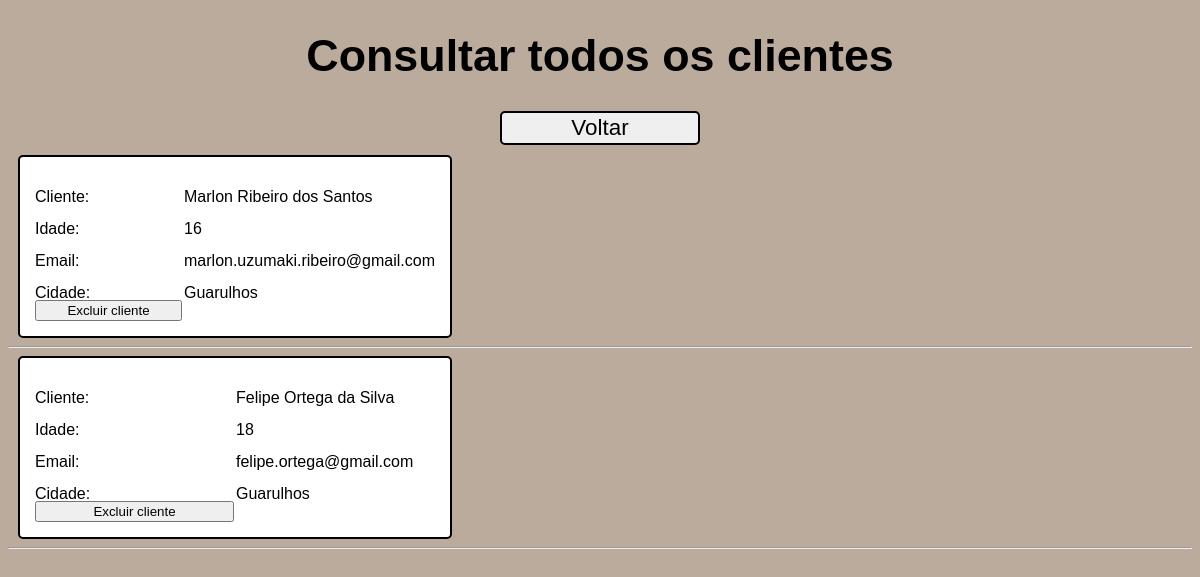
/php/cliente/listar_cli.php, run on an earlier commit of the app's database.
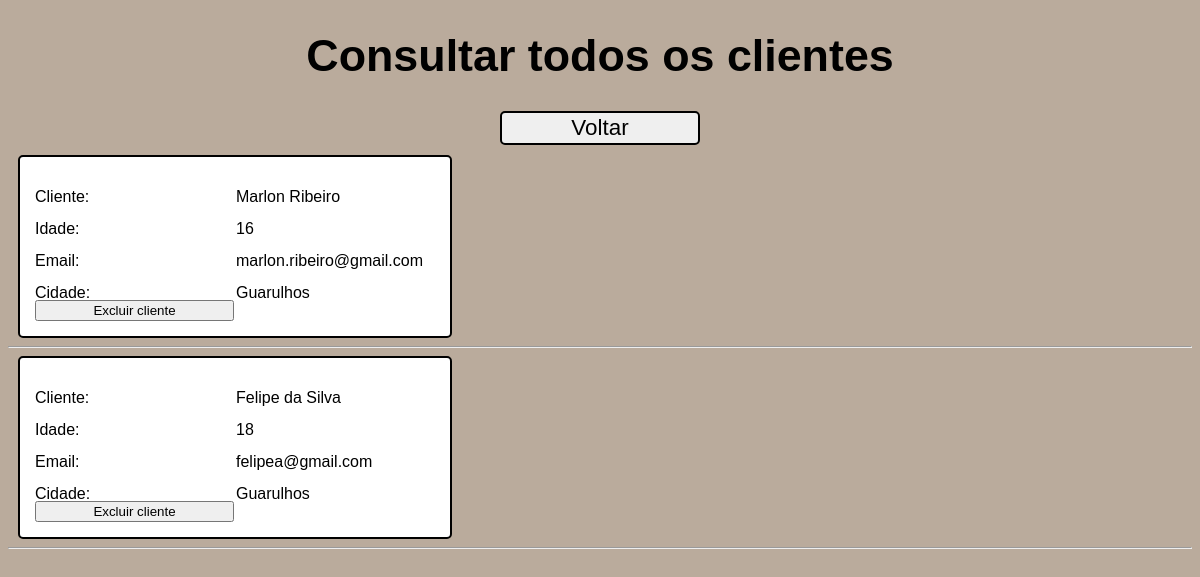
And on a later commit of the database.
### tables this page shows
CREATE TABLE `tbcliente` (
  `codcliente` int(11) NOT NULL AUTO_INCREMENT,
  `cliente` varchar(90) DEFAULT NULL,
  `idade` int(11) DEFAULT NULL,
  `email` varchar(90) DEFAULT NULL,
  `cidade` varchar(90) DEFAULT NULL,
  PRIMARY KEY (`codcliente`)
);

### php/cliente/listar_cli.php (the view, shortened to what this page needs)
<!DOCTYPE html>
<html lang="pt-br">
<head>
    <link rel="stylesheet" href="../../css/style2.css">
</head>
<body>
    <h1>Consultar todos os clientes</h1>
    <button id="voltar" onclick="window.location = 'cadcliente.php'">Voltar</button>
    <?php
        require_once "../../factory/conexao.php";
        $consulta = "select * from tbcliente";
        $executar = mysqli_query($conn, $consulta);
        while($coluna = mysqli_fetch_array($executar)){
    ?>
        <div class="listagemCliente">
            <p>Cliente:</p> <?php echo "<p>" . $coluna["cliente"] . "</p>";?>
            <p>Idade:</p> <?php echo "<p>" . $coluna["idade"] . "</p>";?>
            <p>Email:</p> <?php echo "<p>" . $coluna["email"] . "</p>";?>
            <p>Cidade:</p> <?php echo "<p>" . $coluna["cidade"] . "</p>";?>
            <button onclick="window.location = `excluircliente.php?id=<?php echo $coluna['codcliente']?>`">Excluir cliente</button>
        </div>
            <hr>
        <?php } ?>
</body>
</html>

What changed in the data, as far as the page shows it:
changed tbcliente: cliente "Marlon Ribeiro dos Santos" → "Marlon Ribeiro"; email "marlon.uzumaki.ribeiro@gmail.com" → "marlon.ribeiro@gmail.com"
changed tbcliente: cliente "Felipe Ortega da Silva" → "Felipe da Silva"; email "felipe.ortega@gmail.com" → "felipea@gmail.com"
